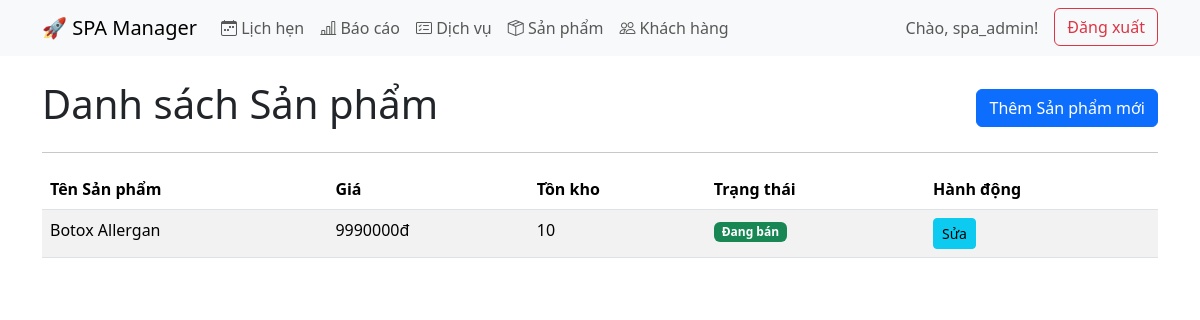
Screenshot of /products/ (signed in) with the database file from the repository.
### sales/models.py (models this page shows, shortened)
class Product(models.Model):
    name = models.CharField(max_length=255)
    price = models.DecimalField(max_digits=12, decimal_places=2)
    quantity_in_stock = models.PositiveIntegerField(default=0, help_text="Số lượng tồn kho")
    description = models.TextField(blank=True, null=True)
    is_active = models.BooleanField(default=True)

### sales/views.py (the view)
# urls.py: path('products/', views.product_list_view, name='product_list'),
@login_required
def product_list_view(request):
    products = Product.objects.filter(is_active=True).order_by('name')
    context = { 'page_title': 'Danh sách sản phẩm', 'products': products }
    return render(request, 'sales/product_list.html', context)

### sales/templates/sales/product_list.html (shortened to what this page needs)
{% extends 'sales/base.html' %}
{% block content %}
  <div class="d-flex justify-content-between align-items-center">
    <h1>Danh sách Sản phẩm</h1>
    <a href="{% url 'add_product' %}" class="btn btn-primary">Thêm Sản phẩm mới</a>
  </div>
  <hr>
  <table class="table table-striped table-hover">
    <thead>
      <tr>
        <th>Tên Sản phẩm</th>
        <th>Giá</th>
        <th>Tồn kho</th>
        <th>Trạng thái</th>
        <th>Hành động</th>
      </tr>
    </thead>
    <tbody>
      {% for product in products %}
      <tr>
        <td>{{ product.name }}</td>
        <td>{{ product.price|floatformat:0 }}đ</td>
        <td>{{ product.quantity_in_stock }}</td>
        <td>
            {% if product.is_active %}
                <span class="badge text-bg-success">Đang bán</span>
            {% else %}
                <span class="badge text-bg-secondary">Ngừng bán</span>
            {% endif %}
        </td>
        <td>
            <a href="{% url 'edit_product' product.id %}" class="btn btn-sm btn-info">Sửa</a>
        </td>
      </tr>
      {% empty %}
      <tr>
        <td colspan="5" class="text-center">Chưa có sản phẩm nào.</td>
      </tr>
      {% endfor %}
    </tbody>
  </table>
{% endblock %}

### sales/templates/sales/base.html (shortened to what this page needs)
{% load static %}
{% load humanize %}
<!doctype html>
<html lang="vi">
<head>
    <link href="https://cdn.jsdelivr.net/npm/bootstrap@5.3.3/dist/css/bootstrap.min.css" rel="stylesheet">
    <link rel="stylesheet" href="https://cdn.jsdelivr.net/npm/bootstrap-icons@1.11.3/font/bootstrap-icons.min.css">
</head>
<body>
    <nav class="navbar navbar-expand-lg bg-body-tertiary mb-4">
        <div class="container">
            <a class="navbar-brand" href="{% if user.is_authenticated %}{% url 'dashboard' %}{% else %}{% url 'login' %}{% endif %}">🚀 SPA Manager</a>
            <div class="collapse navbar-collapse" id="navbarNav">
                <ul class="navbar-nav me-auto mb-2 mb-lg-0">
                    {% if user.is_authenticated %}
                        <li class="nav-item">
                            <a class="nav-link" href="{% url 'calendar' %}"><i class="bi bi-calendar-week"></i> Lịch hẹn</a>
                        </li>
                        <li class="nav-item">
                            <a class="nav-link" href="{% url 'reports' %}"><i class="bi bi-bar-chart-line"></i> Báo cáo</a>
                        </li>
                        <li class="nav-item">
                            <a class="nav-link" href="{% url 'service_list' %}"><i class="bi bi-card-checklist"></i> Dịch vụ</a>
                        </li>
                         <li class="nav-item">
                            <a class="nav-link" href="{% url 'product_list' %}"><i class="bi bi-box-seam"></i> Sản phẩm</a>
                        </li>
                         <li class="nav-item">
                            <a class="nav-link" href="{% url 'customer_list' %}"><i class="bi bi-people"></i> Khách hàng</a>
                        </li>
                    {% endif %}
                </ul>
                <div class="navbar-nav ms-auto">
                    {% if user.is_authenticated %}
                        <span class="navbar-text me-3">
                            Chào, {{ user.username }}!
                        </span>
                        <form action="{% url 'logout' %}" method="post" class="d-inline">
                            <button type="submit" class="btn btn-outline-danger">Đăng xuất</button>
                        </form>
                    {% else %}
                         <a href="{% url 'login' %}" class="btn btn-primary">Đăng nhập</a>
                    {% endif %}
                </div>
            </div>
        </div>
    </nav>
    <main class="container">
        {% block content %}{% endblock %}
    </main>
</body>
</html>

### rows the page displays
Product: name "Botox Allergan", price "9990000", quantity_in_stock "10", is_active "Đang bán"

### other values shown
{{ user.username }} "spa_admin"
